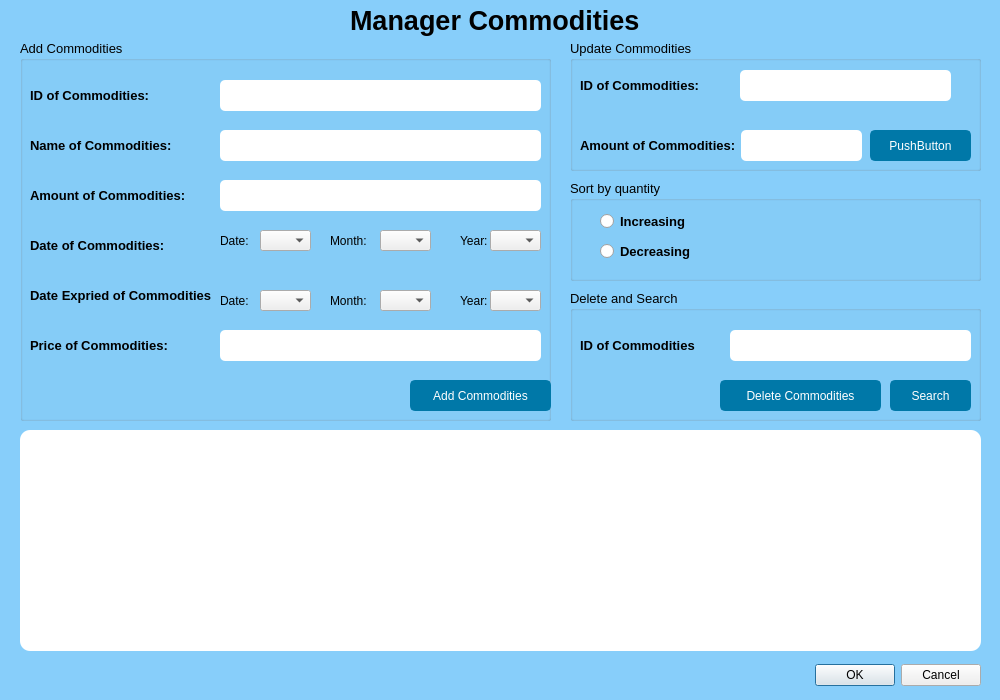
<?xml version="1.0" encoding="UTF-8"?>
<ui version="4.0">
 <class>ManagerProduct</class>
 <widget class="QDialog" name="ManagerProduct">
  <property name="geometry">
   <rect>
    <x>0</x>
    <y>0</y>
    <width>1000</width>
    <height>700</height>
   </rect>
  </property>
  <property name="font">
   <font>
    <pointsize>10</pointsize>
   </font>
  </property>
  <property name="focusPolicy">
   <enum>Qt::NoFocus</enum>
  </property>
  <property name="contextMenuPolicy">
   <enum>Qt::NoContextMenu</enum>
  </property>
  <property name="windowTitle">
   <string>Dialog</string>
  </property>
  <property name="styleSheet">
   <string notr="true">QPushButton#pushButton {
                   background-color: #0078A8; 
                    color: white;
                    border: 2px solid #0078A8; 
                   border-radius: 5px; 
                   padding: 5px 10px;
                   font-weight: bolder;
                   }
QPushButton#pushButton_3 {
                   background-color: #0078A8; 
                    color: white;
                    border: 2px solid #0078A8; 
                   border-radius: 5px; 
                   padding: 5px 10px;
                  font-weight: bolder;
                   }
QPushButton#pushButton_2{
                   background-color: #0078A8; 
                    color: white;
                    border: 2px solid #0078A8; 
                   border-radius: 5px; 
                   padding: 5px 10px;
font-weight: bolder;
                   }
QPushButton#btnSearch{
                   background-color: #0078A8; 
                    color: white;
                    border: 2px solid #0078A8; 
                   border-radius: 5px; 
                   padding: 5px 10px;
font-weight: bolder;
                   }
QLineEdit#txtSearchID{
background-color: #FFFFFF; /* Đặt màu nền là trắng */
    border-radius: 5px; /* Bo góc */
    padding: 5px; /* Đặt đệm */
    color: #000000; /* Đặt màu văn bản là màu đen */
}
QLineEdit#txtID{
background-color: #FFFFFF; /* Đặt màu nền là trắng */
    border-radius: 5px; /* Bo góc */
    padding: 5px; /* Đặt đệm */
    color: #000000; /* Đặt màu văn bản là màu đen */
}                 
QLineEdit#txtName{

background-color: #FFFFFF; /* Đặt màu nền là trắng */
    border-radius: 5px; /* Bo góc */
    padding: 5px; /* Đặt đệm */
    color: #000000; /* Đặt màu văn bản là màu đen */
}      
QLineEdit#txtAmount{

background-color: #FFFFFF; /* Đặt màu nền là trắng */
    border-radius: 5px; /* Bo góc */
    padding: 5px; /* Đặt đệm */
    color: #000000; /* Đặt màu văn bản là màu đen */

}      
QLineEdit#txtPrice{

background-color: #FFFFFF; /* Đặt màu nền là trắng */
    border-radius: 5px; /* Bo góc */
    padding: 5px; /* Đặt đệm */
    color: #000000; /* Đặt màu văn bản là màu đen */
}    
QLineEdit#txtUpdateAmount{

background-color: #FFFFFF; /* Đặt màu nền là trắng */
    border-radius: 5px; /* Bo góc */
    padding: 5px; /* Đặt đệm */
    color: #000000; /* Đặt màu văn bản là màu đen */
}    
QLineEdit#txtSearch
{

background-color: #FFFFFF; /* Đặt màu nền là trắng */
    border-radius: 5px; /* Bo góc */
    padding: 5px; /* Đặt đệm */
    color: #000000; /* Đặt màu văn bản là màu đen */
}   
QDialog#ManagerProduct
{

   background-color: #87CEFA; /* Đặt màu nền 8472FF là trắng */
    color: #000000; /* Đặt màu văn bản là màu đen */
}  
QTableWidget#tableWidget
{

   background-color: #FFFFFF; /* Đặt màu nền là trắng */
    border-radius: 10px; /* Bo góc */
    padding: 5px; /* Đặt đệm */
    color: #000000; /* Đặt màu văn bản là màu đen */
}  </string>
  </property>
  <widget class="QDialogButtonBox" name="buttonBox">
   <property name="geometry">
    <rect>
     <x>810</x>
     <y>660</y>
     <width>171</width>
     <height>31</height>
    </rect>
   </property>
   <property name="orientation">
    <enum>Qt::Horizontal</enum>
   </property>
   <property name="standardButtons">
    <set>QDialogButtonBox::Cancel|QDialogButtonBox::Ok</set>
   </property>
  </widget>
  <widget class="QTableWidget" name="tableWidget">
   <property name="geometry">
    <rect>
     <x>20</x>
     <y>430</y>
     <width>961</width>
     <height>221</height>
    </rect>
   </property>
   <property name="sizePolicy">
    <sizepolicy hsizetype="Maximum" vsizetype="Expanding">
     <horstretch>0</horstretch>
     <verstretch>0</verstretch>
    </sizepolicy>
   </property>
  </widget>
  <widget class="QLabel" name="label">
   <property name="geometry">
    <rect>
     <x>350</x>
     <y>-20</y>
     <width>301</width>
     <height>81</height>
    </rect>
   </property>
   <property name="sizeIncrement">
    <size>
     <width>0</width>
     <height>0</height>
    </size>
   </property>
   <property name="font">
    <font>
     <pointsize>20</pointsize>
     <bold>true</bold>
    </font>
   </property>
   <property name="frameShadow">
    <enum>QFrame::Plain</enum>
   </property>
   <property name="lineWidth">
    <number>-6</number>
   </property>
   <property name="text">
    <string>Manager Commodities</string>
   </property>
   <property name="textFormat">
    <enum>Qt::PlainText</enum>
   </property>
  </widget>
  <widget class="QGroupBox" name="groupBox">
   <property name="geometry">
    <rect>
     <x>20</x>
     <y>40</y>
     <width>531</width>
     <height>381</height>
    </rect>
   </property>
   <property name="contextMenuPolicy">
    <enum>Qt::PreventContextMenu</enum>
   </property>
   <property name="title">
    <string>Add Commodities</string>
   </property>
   <widget class="QPushButton" name="pushButton">
    <property name="geometry">
     <rect>
      <x>390</x>
      <y>340</y>
      <width>141</width>
      <height>31</height>
     </rect>
    </property>
    <property name="text">
     <string>Add Commodities</string>
    </property>
    <property name="icon">
     <iconset>
      <normaloff>../../../Users/hagia/Downloads/qtc++/add-folder.svg</normaloff>../../../Users/hagia/Downloads/qtc++/add-folder.svg</iconset>
    </property>
   </widget>
   <widget class="QLineEdit" name="txtID">
    <property name="geometry">
     <rect>
      <x>200</x>
      <y>40</y>
      <width>321</width>
      <height>31</height>
     </rect>
    </property>
   </widget>
   <widget class="QLabel" name="label_4">
    <property name="geometry">
     <rect>
      <x>10</x>
      <y>40</y>
      <width>141</width>
      <height>31</height>
     </rect>
    </property>
    <property name="font">
     <font>
      <pointsize>10</pointsize>
      <italic>false</italic>
      <bold>true</bold>
      <underline>false</underline>
      <strikeout>false</strikeout>
     </font>
    </property>
    <property name="text">
     <string>ID of Commodities:</string>
    </property>
   </widget>
   <widget class="QLineEdit" name="txtName">
    <property name="geometry">
     <rect>
      <x>200</x>
      <y>90</y>
      <width>321</width>
      <height>31</height>
     </rect>
    </property>
   </widget>
   <widget class="QLabel" name="label_5">
    <property name="geometry">
     <rect>
      <x>10</x>
      <y>90</y>
      <width>141</width>
      <height>31</height>
     </rect>
    </property>
    <property name="font">
     <font>
      <pointsize>10</pointsize>
      <italic>false</italic>
      <bold>true</bold>
      <underline>false</underline>
      <strikeout>false</strikeout>
     </font>
    </property>
    <property name="text">
     <string>Name of Commodities:</string>
    </property>
   </widget>
   <widget class="QLineEdit" name="txtAmount">
    <property name="geometry">
     <rect>
      <x>200</x>
      <y>140</y>
      <width>321</width>
      <height>31</height>
     </rect>
    </property>
   </widget>
   <widget class="QLabel" name="label_6">
    <property name="geometry">
     <rect>
      <x>10</x>
      <y>140</y>
      <width>161</width>
      <height>31</height>
     </rect>
    </property>
    <property name="font">
     <font>
      <pointsize>10</pointsize>
      <italic>false</italic>
      <bold>true</bold>
      <underline>false</underline>
      <strikeout>false</strikeout>
     </font>
    </property>
    <property name="text">
     <string>Amount of Commodities:</string>
    </property>
   </widget>
   <widget class="QLabel" name="label_7">
    <property name="geometry">
     <rect>
      <x>10</x>
      <y>190</y>
      <width>141</width>
      <height>31</height>
     </rect>
    </property>
    <property name="font">
     <font>
      <pointsize>10</pointsize>
      <italic>false</italic>
      <bold>true</bold>
      <underline>false</underline>
      <strikeout>false</strikeout>
     </font>
    </property>
    <property name="text">
     <string>Date of Commodities:</string>
    </property>
   </widget>
   <widget class="QLabel" name="label_8">
    <property name="geometry">
     <rect>
      <x>10</x>
      <y>240</y>
      <width>181</width>
      <height>31</height>
     </rect>
    </property>
    <property name="font">
     <font>
      <pointsize>10</pointsize>
      <italic>false</italic>
      <bold>true</bold>
      <underline>false</underline>
      <strikeout>false</strikeout>
     </font>
    </property>
    <property name="text">
     <string>Date Expried of Commodities:</string>
    </property>
   </widget>
   <widget class="QLabel" name="label_9">
    <property name="geometry">
     <rect>
      <x>10</x>
      <y>290</y>
      <width>141</width>
      <height>31</height>
     </rect>
    </property>
    <property name="font">
     <font>
      <pointsize>10</pointsize>
      <italic>false</italic>
      <bold>true</bold>
      <underline>false</underline>
      <strikeout>false</strikeout>
     </font>
    </property>
    <property name="text">
     <string>Price of Commodities:</string>
    </property>
   </widget>
   <widget class="QLineEdit" name="txtPrice">
    <property name="geometry">
     <rect>
      <x>200</x>
      <y>290</y>
      <width>321</width>
      <height>31</height>
     </rect>
    </property>
   </widget>
   <widget class="QComboBox" name="comboBox">
    <property name="geometry">
     <rect>
      <x>360</x>
      <y>190</y>
      <width>51</width>
      <height>21</height>
     </rect>
    </property>
   </widget>
   <widget class="QComboBox" name="comboBox_2">
    <property name="geometry">
     <rect>
      <x>240</x>
      <y>190</y>
      <width>51</width>
      <height>21</height>
     </rect>
    </property>
   </widget>
   <widget class="QComboBox" name="comboBox_3">
    <property name="geometry">
     <rect>
      <x>470</x>
      <y>190</y>
      <width>51</width>
      <height>21</height>
     </rect>
    </property>
   </widget>
   <widget class="QLabel" name="label_3">
    <property name="geometry">
     <rect>
      <x>200</x>
      <y>190</y>
      <width>31</width>
      <height>21</height>
     </rect>
    </property>
    <property name="text">
     <string>Date:</string>
    </property>
   </widget>
   <widget class="QLabel" name="label_10">
    <property name="geometry">
     <rect>
      <x>310</x>
      <y>190</y>
      <width>41</width>
      <height>21</height>
     </rect>
    </property>
    <property name="text">
     <string>Month:</string>
    </property>
   </widget>
   <widget class="QLabel" name="label_11">
    <property name="geometry">
     <rect>
      <x>440</x>
      <y>190</y>
      <width>31</width>
      <height>21</height>
     </rect>
    </property>
    <property name="text">
     <string>Year:</string>
    </property>
   </widget>
   <widget class="QLabel" name="label_23">
    <property name="geometry">
     <rect>
      <x>440</x>
      <y>250</y>
      <width>31</width>
      <height>21</height>
     </rect>
    </property>
    <property name="text">
     <string>Year:</string>
    </property>
   </widget>
   <widget class="QComboBox" name="comboBox_8">
    <property name="geometry">
     <rect>
      <x>240</x>
      <y>250</y>
      <width>51</width>
      <height>21</height>
     </rect>
    </property>
   </widget>
   <widget class="QComboBox" name="comboBox_9">
    <property name="geometry">
     <rect>
      <x>470</x>
      <y>250</y>
      <width>51</width>
      <height>21</height>
     </rect>
    </property>
   </widget>
   <widget class="QLabel" name="label_21">
    <property name="geometry">
     <rect>
      <x>310</x>
      <y>250</y>
      <width>41</width>
      <height>21</height>
     </rect>
    </property>
    <property name="text">
     <string>Month:</string>
    </property>
   </widget>
   <widget class="QComboBox" name="comboBox_7">
    <property name="geometry">
     <rect>
      <x>360</x>
      <y>250</y>
      <width>51</width>
      <height>21</height>
     </rect>
    </property>
   </widget>
   <widget class="QLabel" name="label_22">
    <property name="geometry">
     <rect>
      <x>200</x>
      <y>250</y>
      <width>31</width>
      <height>21</height>
     </rect>
    </property>
    <property name="text">
     <string>Date:</string>
    </property>
   </widget>
  </widget>
  <widget class="QGroupBox" name="groupBox_2">
   <property name="geometry">
    <rect>
     <x>570</x>
     <y>290</y>
     <width>411</width>
     <height>131</height>
    </rect>
   </property>
   <property name="font">
    <font>
     <pointsize>10</pointsize>
    </font>
   </property>
   <property name="title">
    <string>Delete and Search</string>
   </property>
   <widget class="QPushButton" name="btnSearch">
    <property name="geometry">
     <rect>
      <x>320</x>
      <y>90</y>
      <width>81</width>
      <height>31</height>
     </rect>
    </property>
    <property name="text">
     <string>Search</string>
    </property>
    <property name="icon">
     <iconset>
      <normaloff>../../../Users/hagia/Downloads/qtc++/loupe.png</normaloff>../../../Users/hagia/Downloads/qtc++/loupe.png</iconset>
    </property>
   </widget>
   <widget class="QLineEdit" name="txtSearch">
    <property name="geometry">
     <rect>
      <x>160</x>
      <y>40</y>
      <width>241</width>
      <height>31</height>
     </rect>
    </property>
   </widget>
   <widget class="QPushButton" name="pushButton_2">
    <property name="geometry">
     <rect>
      <x>150</x>
      <y>90</y>
      <width>161</width>
      <height>31</height>
     </rect>
    </property>
    <property name="text">
     <string>Delete Commodities</string>
    </property>
    <property name="icon">
     <iconset>
      <normaloff>../../../Users/hagia/Downloads/qtc++/bin.png</normaloff>../../../Users/hagia/Downloads/qtc++/bin.png</iconset>
    </property>
   </widget>
   <widget class="QLabel" name="label_2">
    <property name="geometry">
     <rect>
      <x>10</x>
      <y>40</y>
      <width>141</width>
      <height>31</height>
     </rect>
    </property>
    <property name="font">
     <font>
      <pointsize>10</pointsize>
      <italic>false</italic>
      <bold>true</bold>
      <underline>false</underline>
      <strikeout>false</strikeout>
     </font>
    </property>
    <property name="text">
     <string>ID of Commodities</string>
    </property>
   </widget>
  </widget>
  <widget class="QGroupBox" name="groupBox_3">
   <property name="geometry">
    <rect>
     <x>570</x>
     <y>180</y>
     <width>411</width>
     <height>101</height>
    </rect>
   </property>
   <property name="title">
    <string>Sort by quantity</string>
   </property>
   <widget class="QRadioButton" name="radioButton">
    <property name="geometry">
     <rect>
      <x>30</x>
      <y>30</y>
      <width>91</width>
      <height>22</height>
     </rect>
    </property>
    <property name="font">
     <font>
      <pointsize>10</pointsize>
      <bold>true</bold>
     </font>
    </property>
    <property name="text">
     <string>Increasing</string>
    </property>
   </widget>
   <widget class="QRadioButton" name="radioButton_2">
    <property name="geometry">
     <rect>
      <x>30</x>
      <y>60</y>
      <width>91</width>
      <height>22</height>
     </rect>
    </property>
    <property name="font">
     <font>
      <pointsize>10</pointsize>
      <bold>true</bold>
     </font>
    </property>
    <property name="text">
     <string>Decreasing</string>
    </property>
   </widget>
  </widget>
  <widget class="QGroupBox" name="groupBox_4">
   <property name="geometry">
    <rect>
     <x>570</x>
     <y>40</y>
     <width>411</width>
     <height>131</height>
    </rect>
   </property>
   <property name="title">
    <string>Update Commodities</string>
   </property>
   <widget class="QLabel" name="label_12">
    <property name="geometry">
     <rect>
      <x>10</x>
      <y>30</y>
      <width>141</width>
      <height>31</height>
     </rect>
    </property>
    <property name="font">
     <font>
      <pointsize>10</pointsize>
      <italic>false</italic>
      <bold>true</bold>
      <underline>false</underline>
      <strikeout>false</strikeout>
     </font>
    </property>
    <property name="text">
     <string>ID of Commodities:</string>
    </property>
   </widget>
   <widget class="QLabel" name="label_13">
    <property name="geometry">
     <rect>
      <x>10</x>
      <y>90</y>
      <width>161</width>
      <height>31</height>
     </rect>
    </property>
    <property name="font">
     <font>
      <pointsize>10</pointsize>
      <italic>false</italic>
      <bold>true</bold>
      <underline>false</underline>
      <strikeout>false</strikeout>
     </font>
    </property>
    <property name="text">
     <string>Amount of Commodities:</string>
    </property>
   </widget>
   <widget class="QLineEdit" name="txtUpdateAmount">
    <property name="geometry">
     <rect>
      <x>170</x>
      <y>30</y>
      <width>211</width>
      <height>31</height>
     </rect>
    </property>
   </widget>
   <widget class="QLineEdit" name="txtSearchID">
    <property name="geometry">
     <rect>
      <x>171</x>
      <y>90</y>
      <width>121</width>
      <height>31</height>
     </rect>
    </property>
   </widget>
   <widget class="QPushButton" name="pushButton_3">
    <property name="geometry">
     <rect>
      <x>300</x>
      <y>90</y>
      <width>101</width>
      <height>31</height>
     </rect>
    </property>
    <property name="text">
     <string>PushButton</string>
    </property>
    <property name="icon">
     <iconset>
      <normaloff>../../../Users/hagia/Downloads/qtc++/check-mark.png</normaloff>../../../Users/hagia/Downloads/qtc++/check-mark.png</iconset>
    </property>
   </widget>
  </widget>
 </widget>
 <resources/>
 <connections>
  <connection>
   <sender>buttonBox</sender>
   <signal>accepted()</signal>
   <receiver>ManagerProduct</receiver>
   <slot>accept()</slot>
   <hints>
    <hint type="sourcelabel">
     <x>248</x>
     <y>254</y>
    </hint>
    <hint type="destinationlabel">
     <x>157</x>
     <y>274</y>
    </hint>
   </hints>
  </connection>
  <connection>
   <sender>buttonBox</sender>
   <signal>rejected()</signal>
   <receiver>ManagerProduct</receiver>
   <slot>reject()</slot>
   <hints>
    <hint type="sourcelabel">
     <x>316</x>
     <y>260</y>
    </hint>
    <hint type="destinationlabel">
     <x>286</x>
     <y>274</y>
    </hint>
   </hints>
  </connection>
 </connections>
</ui>
